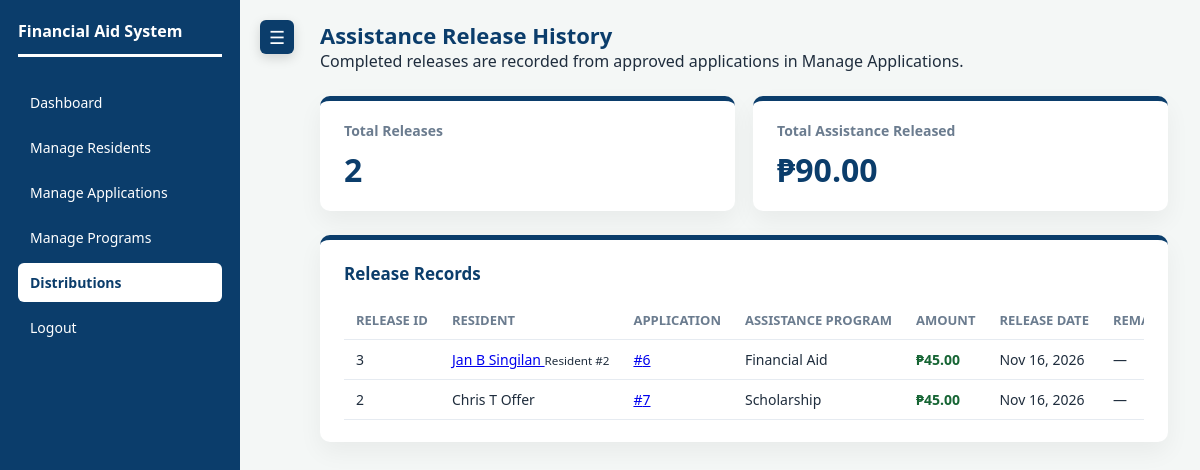
/worker/distributions.php (signed in), run on the app's committed database.
### tables this page shows
CREATE TABLE `assistance_release` (
  `release_id` int(11) NOT NULL,
  `applicant_id` int(11) NOT NULL,
  `amount` decimal(10,2) NOT NULL,
  `release_date` date NOT NULL,
  `remarks` varchar(255) DEFAULT NULL
);

CREATE TABLE `application` (
  `applicant_id` int(11) NOT NULL,
  `firstname` varchar(100) NOT NULL,
  `middlename` varchar(100) NOT NULL,
  `lastname` varchar(100) NOT NULL,
  `email` varchar(100) DEFAULT NULL,
  `aid_type` varchar(150) NOT NULL,
  `resident_id` int(11) DEFAULT NULL,
  `application_date` datetime NOT NULL DEFAULT current_timestamp(),
  `user_id` int(11) DEFAULT NULL,
  `documents` text DEFAULT NULL,
  `status` varchar(20) NOT NULL DEFAULT 'Pending'
);

### classes/application_manager.php (called while the page is built, shortened)
<?php
class ApplicationManager {
    private PDO $pdo;
    public function __construct(PDO $pdo) {
        $this->pdo = $pdo;
    }
    public function fetch_all_releases() {
        $sql = "SELECT
                    r.release_id,
                    r.applicant_id,
                    r.amount,
                    r.release_date,
                    r.remarks,
                    a.resident_id,
                    a.aid_type,
                    COALESCE(
                        NULLIF(TRIM(CONCAT_WS(' ', ri.firstname, ri.middlename, ri.lastname)), ''),
                        NULLIF(TRIM(CONCAT_WS(' ', a.firstname, a.middlename, a.lastname)), '')
                    ) AS resident_name
                FROM assistance_release r
                INNER JOIN application a ON a.applicant_id = r.applicant_id
                LEFT JOIN resident_information ri ON ri.resident_id = a.resident_id
                ORDER BY r.release_date DESC, r.release_id DESC";
        $stmt = $this->pdo->prepare($sql);
        $stmt->execute();
        return $stmt->fetchAll(PDO::FETCH_ASSOC);
    }
    public function total_released_amount() {
        $sql = "SELECT COALESCE(SUM(amount), 0)
                FROM assistance_release";
        $stmt = $this->pdo->prepare($sql);
        $stmt->execute();
        return $stmt->fetchColumn();
    }
}
?>

### worker/distributions.php (the view, shortened to what this page needs)
<?php
require_once "../dbconn.php";
require_once "../classes/application_manager.php";
$manager = new ApplicationManager($pdo);
$releases = $manager->fetch_all_releases();
$totalReleased = $manager->total_released_amount();
$escape = function ($value) {
    return htmlspecialchars((string)($value ?? ''), ENT_QUOTES, 'UTF-8');
};
?>
<!DOCTYPE html>
<html lang="en">
<head>
    <link rel="stylesheet" href="../theme.css">
</head>
<body>
<div class="dashboard">
    <?php $activePage = 'distributions'; require __DIR__ . '/sidebar.php'; ?>
    <main class="main-content">
        <div class="topbar">
            <div>
                <h2>Assistance Release History</h2>
                <p class="release-note">Completed releases are recorded from approved applications in Manage Applications.</p>
            </div>
        </div>
        <div class="stats-container release-summary">
            <section class="stat-card">
                <p>Total Releases</p>
                <h1><?php echo count($releases); ?></h1>
            </section>
            <section class="stat-card">
                <p>Total Assistance Released</p>
                <h1>₱<?php echo number_format((float)$totalReleased, 2); ?></h1>
            </section>
        </div>
        <section class="panel">
            <div class="panel-header">
                <h3>Release Records</h3>
            </div>
            <?php if (!$releases): ?>
                <p class="empty-message">No assistance releases have been recorded yet.</p>
                <p class="empty-message">
                    Once an application is approved, you can record its release from
                    <a class="release-link" href="manage_applications.php">Manage Applications</a>.
                </p>
            <?php else: ?>
                <div class="table-wrapper">
                    <table class="applicant-table">
                        <thead>
                            <tr>
                                <th>Release ID</th>
                                <th>Resident</th>
                                <th>Application</th>
                                <th>Assistance Program</th>
                                <th>Amount</th>
                                <th>Release Date</th>
                                <th>Remarks</th>
                            </tr>
                        </thead>
                        <tbody>
                        <?php foreach ($releases as $release): ?>
                            <tr>
                                <td><?php echo $escape($release['release_id']); ?></td>
                                <td>
                                    <?php if (!empty($release['resident_id'])): ?>
                                        <a class="release-link" href="resident_management.php?edit=<?php echo urlencode((string)$release['resident_id']); ?>">
                                            <?php echo $escape($release['resident_name'] ?: 'Resident'); ?>
                                        </a>
                                        <small>Resident #<?php echo $escape($release['resident_id']); ?></small>
                                    <?php else: ?>
                                        <?php echo $escape($release['resident_name'] ?: 'Unlinked resident'); ?>
                                    <?php endif; ?>
                                </td>
                                <td>
                                    <a class="release-link" href="manage_applications.php?edit=<?php echo urlencode((string)$release['applicant_id']); ?>">
                                        #<?php echo $escape($release['applicant_id']); ?>
                                    </a>
                                </td>
                                <td><?php echo $escape($release['aid_type']); ?></td>
                                <td class="amount-cell">₱<?php echo number_format((float)$release['amount'], 2); ?></td>
                                <td><?php echo $escape(date('M j, Y', strtotime($release['release_date']))); ?></td>
                                <td><?php echo $escape($release['remarks'] ?: '—'); ?></td>
                            </tr>
                        <?php endforeach; ?>
                        </tbody>
                    </table>
                </div>
            <?php endif; ?>
        </section>
    </main>
</div>
</body>
</html>

### worker/sidebar.php (shortened to what this page needs)
<?php
$activePage = $activePage ?? '';
$navigation = [
    'dashboard' => ['index.php', 'Dashboard'],
    'residents' => ['resident_management.php', 'Manage Residents'],
    'applications' => ['manage_applications.php', 'Manage Applications'],
    'programs' => ['manage_programs.php', 'Manage Programs'],
    'distributions' => ['distributions.php', 'Distributions'],
    'logout' => ['logout.php', 'Logout'],
];
?>
<label for="sidebar-toggle" class="hamburger" aria-label="Toggle navigation">☰</label>
<aside class="sidebar">
    <h3>Financial Aid System</h3>
    <?php foreach ($navigation as $page => $item): ?>
        <a href="<?php echo htmlspecialchars($item[0], ENT_QUOTES, 'UTF-8'); ?>"<?php echo $activePage === $page ? ' class="active"' : ''; ?>>
            <?php echo htmlspecialchars($item[1], ENT_QUOTES, 'UTF-8'); ?>
        </a>
    <?php endforeach; ?>
</aside>

### theme.css (style rules this page uses)
* { margin: 0; padding: 0; box-sizing: border-box; }
html, body { height: 100%; overflow: hidden; }
body { font-family: 'Segoe UI', Tahoma, Geneva, Verdana, sans-serif; background-color: #f4f7f6; color: #1f2d3d; font-size: 16px; }
.dashboard { display: flex; height: 100vh; overflow: hidden; position: relative; }
.hamburger { display: flex; position: absolute; top: 20px; left: 260px; z-index: 1001; width: 34px; height: 34px; background-color: #0b3d6b; color: #ffffff; border-radius: 6px; cursor: pointer; align-items: center; justify-content: center; font-size: 18px; line-height: 1; user-select: none; box-shadow: 0 4px 12px rgba(0, 0, 0, 0.15); transition: left 0.3s ease, background 0.2s; }
.sidebar { width: 240px; background-color: #0b3d6b; color: #ffffff; padding: 20px 18px 24px 18px; display: flex; flex-direction: column; gap: 6px; flex-shrink: 0; overflow-y: auto; transition: transform 0.3s ease, width 0.3s ease; }
.sidebar h3 { margin: 0 0 20px; font-size: 16px; border-bottom: 3px solid #ffffff; padding-bottom: 12px; color: #ffffff; }
.sidebar a { display: block; color: #ffffff; text-decoration: none; padding: 10px 12px; border-radius: 6px; font-size: 14px; transition: background 0.2s, color 0.2s; }
.sidebar a.active { background-color: #ffffff; color: #0b3d6b; font-weight: 600; }
.main-content { flex: 1; padding: 20px 32px 24px 80px; display: flex; flex-direction: column; min-width: 0; overflow-y: auto; transition: padding-left 0.3s ease; }
.topbar { display: flex; justify-content: space-between; align-items: center; margin-bottom: 24px; flex-wrap: wrap; gap: 12px; flex-shrink: 0; }
.topbar h2 { margin: 0; color: #0b3d6b; font-size: 22px; font-weight: bold; }
.stats-container { display: grid; grid-template-columns: repeat(auto-fit, minmax(200px, 1fr)); gap: 18px; margin-bottom: 24px; flex-shrink: 0; }
.stat-card { background: #ffffff; border-radius: 10px; border-top: 5px solid #0b3d6b; box-shadow: 0 10px 25px rgba(0, 0, 0, 0.05); padding: 20px 24px; }
.stat-card p { margin: 0 0 8px; color: #6b7c8f; font-size: 14px; font-weight: 600; }
.stat-card h1 { margin: 0; color: #0b3d6b; font-size: 32px; }
.panel { background: #ffffff; border-radius: 10px; border-top: 5px solid #0b3d6b; box-shadow: 0 10px 25px rgba(0, 0, 0, 0.05); padding: 22px 24px; min-width: 0; margin-bottom: 20px; }
.panel h3 { margin: 0 0 16px; color: #0b3d6b; font-size: 17px; font-weight: bold; }
.panel-header { display: flex; justify-content: space-between; align-items: center; margin-bottom: 16px; }
.panel-header h3 { margin: 0; }
.table-wrapper { width: 100%; overflow-x: auto; }
.applicant-table { width: 100%; border-collapse: collapse; font-size: 14px; }
.applicant-table th, .applicant-table td { text-align: left; padding: 10px 12px; border-bottom: 1px solid #e6ebf1; white-space: nowrap; vertical-align: middle; }
.applicant-table th { color: #6b7c8f; font-weight: 600; font-size: 13px; text-transform: uppercase; }
.amount-cell { color: #166534; font-weight: bold; white-space: nowrap; }

### data on the page
assistance_release: release_id "3", resident_name "Jan B Singilan", applicant.resident_id "2", applicant "6", applicant.aid_type "Financial Aid", amount "45.00", release_date "Nov 16, 2026", remarks "—"
assistance_release: release_id "2", resident_name "Chris T Offer", applicant "7", applicant.aid_type "Scholarship", amount "45.00", release_date "Nov 16, 2026", remarks "—"

### other printed values
$item[1] "Dashboard"
$item[1] "Manage Residents"
$item[1] "Manage Applications"
$item[1] "Manage Programs"
$item[1] "Distributions"
$item[1] "Logout"
count($releases) "2"
$totalReleased "90.00"
